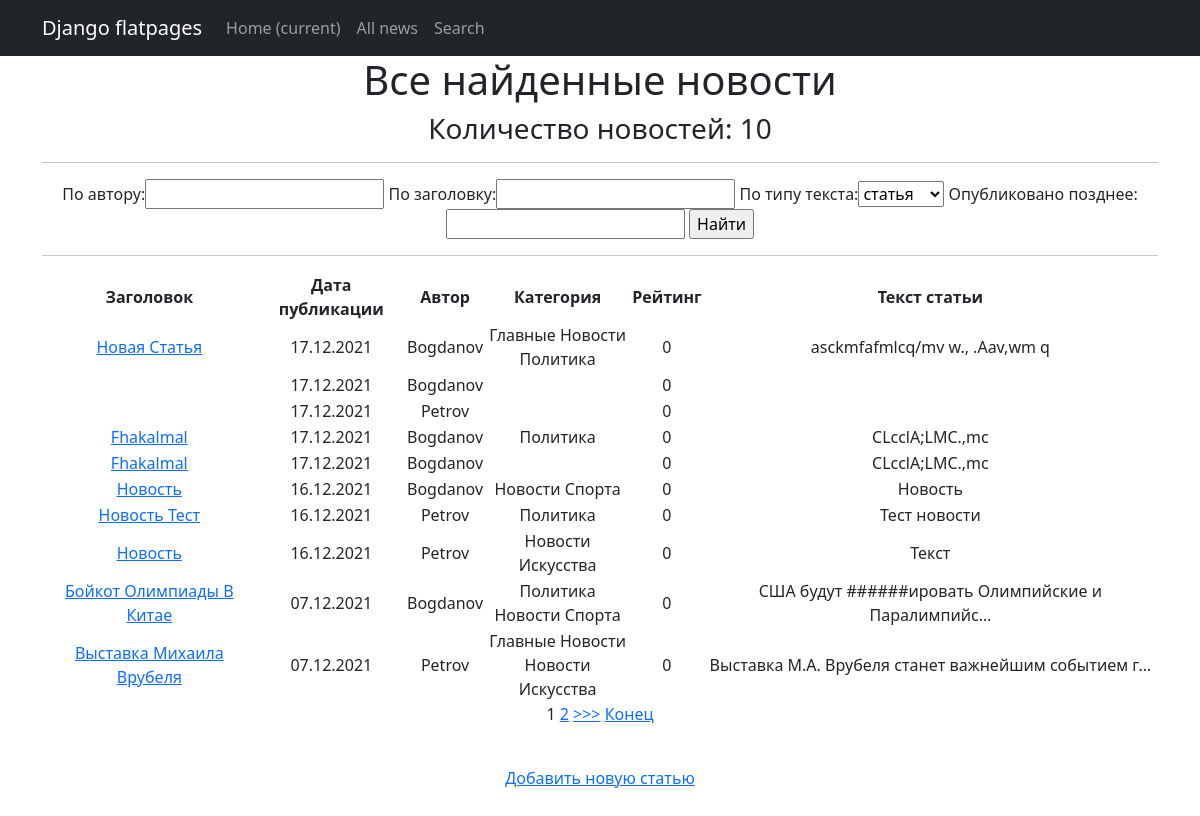
The app's page /news/search/ with its own data.
### news/models.py (models this page shows, shortened)
class Post(models.Model):
    author = models.ForeignKey(Author, on_delete=models.CASCADE)
    category = models.ManyToManyField(Category, through='PostCategory')
    type = models.CharField(max_length=2,
                            choices=POST_TYPES,
                            default=article)
    header = models.CharField(max_length=255)
    text = models.TextField()
    rank = models.IntegerField(default=0)
    created_datetime = models.DateTimeField(auto_now_add=True)

class Author(models.Model):
    user = models.OneToOneField(User, on_delete=models.CASCADE)
    rank = models.IntegerField(default=0)

class Category(models.Model):
    name = models.CharField(max_length=255,
                            unique=True)

### news/views.py (the view)
# urls.py: path('search/', PostSearch.as_view(), name='post_search'),  # Ссылка на страницу с фильтрами
class PostSearch(ListView):
    model = Post
    template_name = 'post_search.html'
    context_object_name = 'posts_search'
    ordering = ['-id']
    paginate_by = 10
    def get_filter(self):
        return PostFilter(self.request.GET, queryset=super().get_queryset())
    def get_queryset(self):
        qs = self.get_filter().qs
        return qs
    def get_context_data(self, *, object_list=None, **kwargs):
        context = super().get_context_data(**kwargs)
        filter = self.get_filter()
        context['filter'] = filter
        filter_params = ""
        for f_name in [str(k) for k in filter.filters]:
            if f_name in filter.data:
                filter_params += f"&{f_name}={filter.data[f_name]}"
        context['filter_params'] = filter_params
        return context

### news/templatetags/custom_filters.py (called while the page is built)
@register.filter(name='censor')
def Censor(text: str):
    for word in restricted_lexicon:
        text = re.sub(word, "#" * len(word), text)
    return text

### templates/post_search.html (shortened to what this page needs)
{% extends 'flatpages/default.html' %}
{% load custom_filters %}
{% block content %}
<h1>
    Все найденные новости
</h1>
<h3>
    Количество новостей: {{ posts_search|length }}
</h3>
<hr>
<form method="GET">
    {{ filter.form }}
    <input type="submit" value="Найти">
</form>
<hr>
{% if posts_search %}
    <table>
        <thead>
            <th>
                Заголовок
            </th>
            <th>
                Дата публикации
            </th>
            <th>
                Автор
            </th>
            <th>
                Категория
            </th>
            <th>
                Рейтинг
            </th>
            <th>
                Текст статьи
            </th>
        </thead>
        {% for post in posts_search %}
        <tr>
            <td>
                <a href="{% url 'post_detail' post.id %}">{{ post.header|title|censor }}</a>
            </td>
            <td>
                {{ post.created_datetime|date:'d.m.Y' }}
            </td>
            <td>
                {{ post.author.user.username|title }}
            </td>
            <td>
                {% for category in post.category.all %}
                    {{ category.name|title}}<br />
                {% endfor %}
            </td>
            <td>
                {{ post.rank|title }}
            </td>
            <td>
                {{ post.text|truncatechars:50|censor }}
            </td>
        </tr>
        {% endfor %}
    </table>
    {% if is_paginated %}
        {% for num in page_obj.paginator.page_range %}
            {% if page_obj.number == num %}
                <a>{{ num }}</a>
            {% elif num > page_obj.number|add:'-3' and num < page_obj.number|add:'3' %}
                <a href="?page={{ num }}{{ filter_params }}">{{ num }}</a>
            {% endif %}
        {% endfor %}
        {% if page_obj.has_next %}
            <a href="?page={{ page_obj.next_page_number }}{{ filter_params }}">>>></a>
            <a href="?page={{ page_obj.paginator.num_pages }}{{ filter_params }}">Конец</a>
        {% endif %}
    {% endif %}
{% else %}
    <h2>Новостей не найдено!</h2>
{% endif %}
<p>&nbsp;</p>
<a href="{% url 'post_create' %}">Добавить новую статью</a> <br>
<p>&nbsp;</p>
{% endblock content %}

### records on screen
Post: header|censor "Новая Статья", created_datetime "17.12.2021", author.user.username "Bogdanov", rank "0", text|censor "asckmfafmlcq/mv w., .Aav,wm q"
Category: name "Главные Новости"
Category: name "Политика"
Post: created_datetime "17.12.2021", author.user.username "Bogdanov", rank "0"
Post: created_datetime "17.12.2021", author.user.username "Petrov", rank "0"
Post: header|censor "Fhakalmal", created_datetime "17.12.2021", author.user.username "Bogdanov", rank "0", text|censor "CLcclA;LMC.,mc"
Post: header|censor "Fhakalmal", created_datetime "17.12.2021", author.user.username "Bogdanov", rank "0", text|censor "CLcclA;LMC.,mc"
Post: header|censor "Новость", created_datetime "16.12.2021", author.user.username "Bogdanov", rank "0", text|censor "Новость"
Category: name "Новости Спорта"
Post: header|censor "Новость Тест", created_datetime "16.12.2021", author.user.username "Petrov", rank "0", text|censor "Тест новости"
Post: header|censor "Новость", created_datetime "16.12.2021", author.user.username "Petrov", rank "0", text|censor "Текст"
Category: name "Новости Искусства"
Post: header|censor "Бойкот Олимпиады В Китае", created_datetime "07.12.2021", author.user.username "Bogdanov", rank "0", text|censor "США будут ######ировать Олимпийские и Паралимпийс…"
Post: header|censor "Выставка Михаила Врубеля", created_datetime "07.12.2021", author.user.username "Petrov", rank "0", text|censor "Выставка М.А. Врубеля станет важнейшим событием г…"

### other values on screen
{{ posts_search|length }} "10"
{{ num }} "1"
{{ num }} "2"
